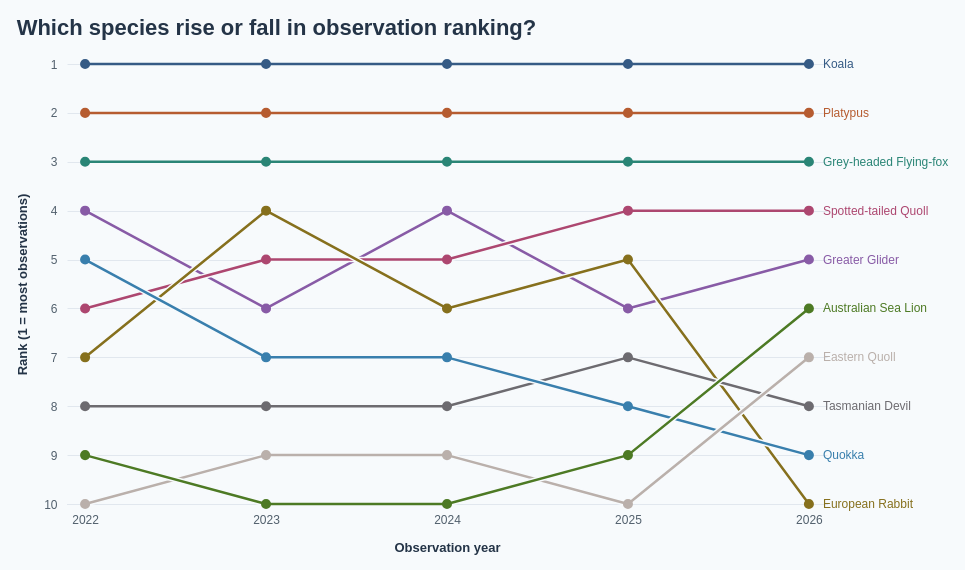

This figure's Vega-Lite source:
### Vega specification from a JSON file in a GitHub repository (floating-point values rounded to 4 significant figures)
{"$schema": "https://vega.github.io/schema/vega/v5.json", "description": "Annual observation ranks in 2022–2026 for the ten most recorded mammal species selected by total records over 2017–2026 from Dataset/observations-794195.csv, matching the lollipop, waffle, streamgraph, ridgeline, dot map and sunburst species selection. Subspecies are merged using the first two scientific-name components; genus-only records are excluded. Annual ranks are ordinal: descending observation count, with scientific name ascending breaking ties. Zero observations are retained and shown as hollow points. Counts reflect reporting activity, not animal abundance. Aggregated counts are embedded for standalone use. Species colours match the shared ten-species palette; background strokes separate trajectory crossings without changing ranks. Displays the five most recent available observation years (2022–2026), including partial 2026.", "width": 760, "height": 440, "padding": 16, "background": "#f7fafc", "title": {"text": "Which species rise or fall in observation ranking?", "anchor": "start", "font": "Arial", "fontSize": 22, "color": "#243447", "offset": 16, "fontWeight": "bold"}, "signals": [{"name": "hoveredSpecies", "value": null, "on": [{"events": "@trajectories:mouseover, @points:mouseover, @speciesLabels:mouseover", "update": "datum.scientific_name"}, {"events": "@trajectories:mouseout, @points:mouseout, @speciesLabels:mouseout", "update": "null"}]}], "data": [{"name": "annualCounts", "values": [{"scientific_name": "Phascolarctos cinereus", "species": "Koala", "year": 2022, "count": 322}, {"scientific_name": "Phascolarctos cinereus", "species": "Koala", "year": 2023, "count": 320}, {"scientific_name": "Phascolarctos cinereus", "species": "Koala", "year": 2024, "count": 451}, {"scientific_name": "Phascolarctos cinereus", "species": "Koala", "year": 2025, "count": 315}, {"scientific_name": "Phascolarctos cinereus", "species": "Koala", "year": 2026, "count": 191}, {"scientific_name": "Ornithorhynchus anatinus", "species": "Platypus", "year": 2022, "count": 82}, {"scientific_name": "Ornithorhynchus anatinus", "species": "Platypus", "year": 2023, "count": 117}, {"scientific_name": "Ornithorhynchus anatinus", "species": "Platypus", "year": 2024, "count": 138}, {"scientific_name": "Ornithorhynchus anatinus", "species": "Platypus", "year": 2025, "count": 124}, {"scientific_name": "Ornithorhynchus anatinus", "species": "Platypus", "year": 2026, "count": 54}, {"scientific_name": "Pteropus poliocephalus", "species": "Grey-headed Flying-fox", "year": 2022, "count": 40}, {"scientific_name": "Pteropus poliocephalus", "species": "Grey-headed Flying-fox", "year": 2023, "count": 79}, {"scientific_name": "Pteropus poliocephalus", "species": "Grey-headed Flying-fox", "year": 2024, "count": 120}, {"scientific_name": "Pteropus poliocephalus", "species": "Grey-headed Flying-fox", "year": 2025, "count": 58}, {"scientific_name": "Pteropus poliocephalus", "species": "Grey-headed Flying-fox", "year": 2026, "count": 44}, {"scientific_name": "Petauroides volans", "species": "Greater Glider", "year": 2022, "count": 24}, {"scientific_name": "Petauroides volans", "species": "Greater Glider", "year": 2023, "count": 27}, {"scientific_name": "Petauroides volans", "species": "Greater Glider", "year": 2024, "count": 49}, {"scientific_name": "Petauroides volans", "species": "Greater Glider", "year": 2025, "count": 32}, {"scientific_name": "Petauroides volans", "species": "Greater Glider", "year": 2026, "count": 22}, {"scientific_name": "Dasyurus maculatus", "species": "Spotted-tailed Quoll", "year": 2022, "count": 17}, {"scientific_name": "Dasyurus maculatus", "species": "Spotted-tailed Quoll", "year": 2023, "count": 29}, {"scientific_name": "Dasyurus maculatus", "species": "Spotted-tailed Quoll", "year": 2024, "count": 38}, {"scientific_name": "Dasyurus maculatus", "species": "Spotted-tailed Quoll", "year": 2025, "count": 44}, {"scientific_name": "Dasyurus maculatus", "species": "Spotted-tailed Quoll", "year": 2026, "count": 31}, {"scientific_name": "Oryctolagus cuniculus", "species": "European Rabbit", "year": 2022, "count": 14}, {"scientific_name": "Oryctolagus cuniculus", "species": "European Rabbit", "year": 2023, "count": 37}, {"scientific_name": "Oryctolagus cuniculus", "species": "European Rabbit", "year": 2024, "count": 33}, {"scientific_name": "Oryctolagus cuniculus", "species": "European Rabbit", "year": 2025, "count": 35}, {"scientific_name": "Oryctolagus cuniculus", "species": "European Rabbit", "year": 2026, "count": 4}, {"scientific_name": "Sarcophilus harrisii", "species": "Tasmanian Devil", "year": 2022, "count": 11}, {"scientific_name": "Sarcophilus harrisii", "species": "Tasmanian Devil", "year": 2023, "count": 17}, {"scientific_name": "Sarcophilus harrisii", "species": "Tasmanian Devil", "year": 2024, "count": 25}, {"scientific_name": "Sarcophilus harrisii", "species": "Tasmanian Devil", "year": 2025, "count": 25}, {"scientific_name": "Sarcophilus harrisii", "species": "Tasmanian Devil", "year": 2026, "count": 12}, {"scientific_name": "Setonix brachyurus", "species": "Quokka", "year": 2022, "count": 22}, {"scientific_name": "Setonix brachyurus", "species": "Quokka", "year": 2023, "count": 20}, {"scientific_name": "Setonix brachyurus", "species": "Quokka", "year": 2024, "count": 33}, {"scientific_name": "Setonix brachyurus", "species": "Quokka", "year": 2025, "count": 21}, {"scientific_name": "Setonix brachyurus", "species": "Quokka", "year": 2026, "count": 10}, {"scientific_name": "Dasyurus viverrinus", "species": "Eastern Quoll", "year": 2022, "count": 3}, {"scientific_name": "Dasyurus viverrinus", "species": "Eastern Quoll", "year": 2023, "count": 14}, {"scientific_name": "Dasyurus viverrinus", "species": "Eastern Quoll", "year": 2024, "count": 23}, {"scientific_name": "Dasyurus viverrinus", "species": "Eastern Quoll", "year": 2025, "count": 14}, {"scientific_name": "Dasyurus viverrinus", "species": "Eastern Quoll", "year": 2026, "count": 13}, {"scientific_name": "Neophoca cinerea", "species": "Australian Sea Lion", "year": 2022, "count": 6}, {"scientific_name": "Neophoca cinerea", "species": "Australian Sea Lion", "year": 2023, "count": 11}, {"scientific_name": "Neophoca cinerea", "species": "Australian Sea Lion", "year": 2024, "count": 17}, {"scientific_name": "Neophoca cinerea", "species": "Australian Sea Lion", "year": 2025, "count": 18}, {"scientific_name": "Neophoca cinerea", "species": "Australian Sea Lion", "year": 2026, "count": 17}]}, {"name": "ranked", "source": "annualCounts", "transform": [{"type": "window", "groupby": ["year"], "sort": {"field": ["count", "scientific_name"], "order": ["descending", "ascending"]}, "ops": ["row_number"], "as": ["rank"]}]}, {"name": "endpoints", "source": "ranked", "transform": [{"type": "filter", "expr": "datum.year == 2026"}]}, {"name": "highlight", "source": "ranked", "transform": [{"type": "filter", "expr": "datum.scientific_name == hoveredSpecies"}, {"type": "collect", "sort": {"field": "year"}}]}], "scales": [{"name": "x", "type": "point", "domain": [2022, 2023, 2024, 2025, 2026], "range": "width", "padding": 0.1}, {"name": "y", "type": "linear", "domain": [1, 10], "range": [0, 440], "zero": false, "nice": false}, {"name": "color", "type": "ordinal", "domain": ["Phascolarctos cinereus", "Ornithorhynchus anatinus", "Pteropus poliocephalus", "Petauroides volans", "Dasyurus maculatus", "Oryctolagus cuniculus", "Sarcophilus harrisii", "Setonix brachyurus", "Dasyurus viverrinus", "Neophoca cinerea"], "range": ["#365B85", "#B65C30", "#2A8576", "#885BA6", "#AD4770", "#86701D", "#6D6B70", "#397FAD", "#bab0ab", "#4D7A24"]}], "axes": [{"orient": "bottom", "scale": "x", "title": "Observation year", "labelPadding": 10, "tickSize": 0, "domainColor": "#c9d3df", "labelColor": "#52606d", "titleColor": "#243447", "titlePadding": 16, "format": "d"}, {"orient": "left", "scale": "y", "title": "Rank (1 = most observations)", "values": [1, 2, 3, 4, 5, 6, 7, 8, 9, 10], "format": "d", "grid": true, "gridColor": "#e1e7ee", "domain": false, "tickSize": 0, "labelPadding": 10, "labelColor": "#52606d", "titleColor": "#243447", "titlePadding": 14}], "marks": [{"type": "group", "from": {"facet": {"name": "series", "data": "ranked", "groupby": ["scientific_name"]}}, "marks": [{"type": "line", "from": {"data": "series"}, "sort": {"field": "datum.year"}, "encode": {"update": {"x": {"scale": "x", "field": "year"}, "y": {"scale": "y", "field": "rank"}, "stroke": {"value": "#f7fafc"}, "strokeWidth": {"signal": "hoveredSpecies == datum.scientific_name ? 7 : 5.5"}, "opacity": {"signal": "hoveredSpecies == null || hoveredSpecies == datum.scientific_name ? 1 : 0.12"}, "strokeCap": {"value": "round"}, "strokeJoin": {"value": "round"}, "cursor": {"value": "pointer"}}}, "interactive": false}, {"name": "trajectories", "type": "line", "from": {"data": "series"}, "sort": {"field": "datum.year"}, "encode": {"update": {"x": {"scale": "x", "field": "year"}, "y": {"scale": "y", "field": "rank"}, "stroke": {"scale": "color", "field": "scientific_name"}, "strokeWidth": {"signal": "hoveredSpecies == datum.scientific_name ? 4 : 2.5"}, "opacity": {"signal": "hoveredSpecies == null || hoveredSpecies == datum.scientific_name ? 1 : 0.12"}, "strokeCap": {"value": "round"}, "strokeJoin": {"value": "round"}, "cursor": {"value": "pointer"}}}}]}, {"type": "line", "interactive": false, "from": {"data": "highlight"}, "encode": {"update": {"x": {"scale": "x", "field": "year"}, "y": {"scale": "y", "field": "rank"}, "stroke": {"value": "#f7fafc"}, "strokeWidth": {"value": 7}, "opacity": {"value": 1}, "strokeCap": {"value": "round"}, "strokeJoin": {"value": "round"}, "cursor": {"value": "pointer"}}}}, {"type": "line", "interactive": false, "from": {"data": "highlight"}, "encode": {"update": {"x": {"scale": "x", "field": "year"}, "y": {"scale": "y", "field": "rank"}, "stroke": {"scale": "color", "field": "scientific_name"}, "strokeWidth": {"value": 4}, "opacity": {"value": 1}, "strokeCap": {"value": "round"}, "strokeJoin": {"value": "round"}, "cursor": {"value": "pointer"}}}}, {"name": "points", "type": "symbol", "from": {"data": "ranked"}, "encode": {"update": {"x": {"scale": "x", "field": "year"}, "y": {"scale": "y", "field": "rank"}, "size": {"signal": "hoveredSpecies == datum.scientific_name ? 120 : 65"}, "fill": {"signal": "datum.count == 0 ? '#f7fafc' : scale('color', datum.scientific_name)"}, "stroke": {"scale": "color", "field": "scientific_name"}, "strokeWidth": {"value": 2}, "opacity": {"signal": "hoveredSpecies == null || hoveredSpecies == datum.scientific_name ? 1 : 0.12"}, "cursor": {"value": "pointer"}, "tooltip": {"signal": "{'Species': datum.species, 'Scientific name': datum.scientific_name, 'Year': datum.year, 'Rank among selected 10': datum.rank, 'Observations': datum.count}"}}}}, {"name": "speciesLabels", "type": "text", "from": {"data": "endpoints"}, "encode": {"update": {"x": {"scale": "x", "field": "year", "offset": 14}, "y": {"scale": "y", "field": "rank"}, "text": {"field": "species"}, "baseline": {"value": "middle"}, "fill": {"scale": "color", "field": "scientific_name"}, "fontSize": {"value": 12}, "fontWeight": {"signal": "hoveredSpecies == datum.scientific_name ? 'bold' : 'normal'"}, "opacity": {"signal": "hoveredSpecies == null || hoveredSpecies == datum.scientific_name ? 1 : 0.12"}, "cursor": {"value": "pointer"}, "tooltip": {"signal": "{'Species': datum.species, 'Scientific name': datum.scientific_name, 'Year': datum.year, 'Rank among selected 10': datum.rank, 'Observations': datum.count}"}}}}], "config": {"text": {"font": "Arial"}, "axis": {"labelFont": "Arial", "titleFont": "Arial", "labelFontSize": 12, "titleFontSize": 13}}, "usermeta": {"observationWindow": {"source": "Dataset/observations-794195.csv", "dateField": "observed_on", "years": [2022, 2023, 2024, 2025, 2026], "yearCount": 5, "includesPartialLatestYear": true}, "speciesSelection": {"source": "Dataset/observations-794195.csv", "years": [2017, 2018, 2019, 2020, 2021, 2022, 2023, 2024, 2025, 2026], "method": "Top 10 by total species-level records; scientific name ascending breaks ties", "species": ["Koala", "Platypus", "Grey-headed Flying-fox", "Greater Glider", "Spotted-tailed Quoll", "European Rabbit", "Tasmanian Devil", "Quokka", "Eastern Quoll", "Australian Sea Lion"]}}}
